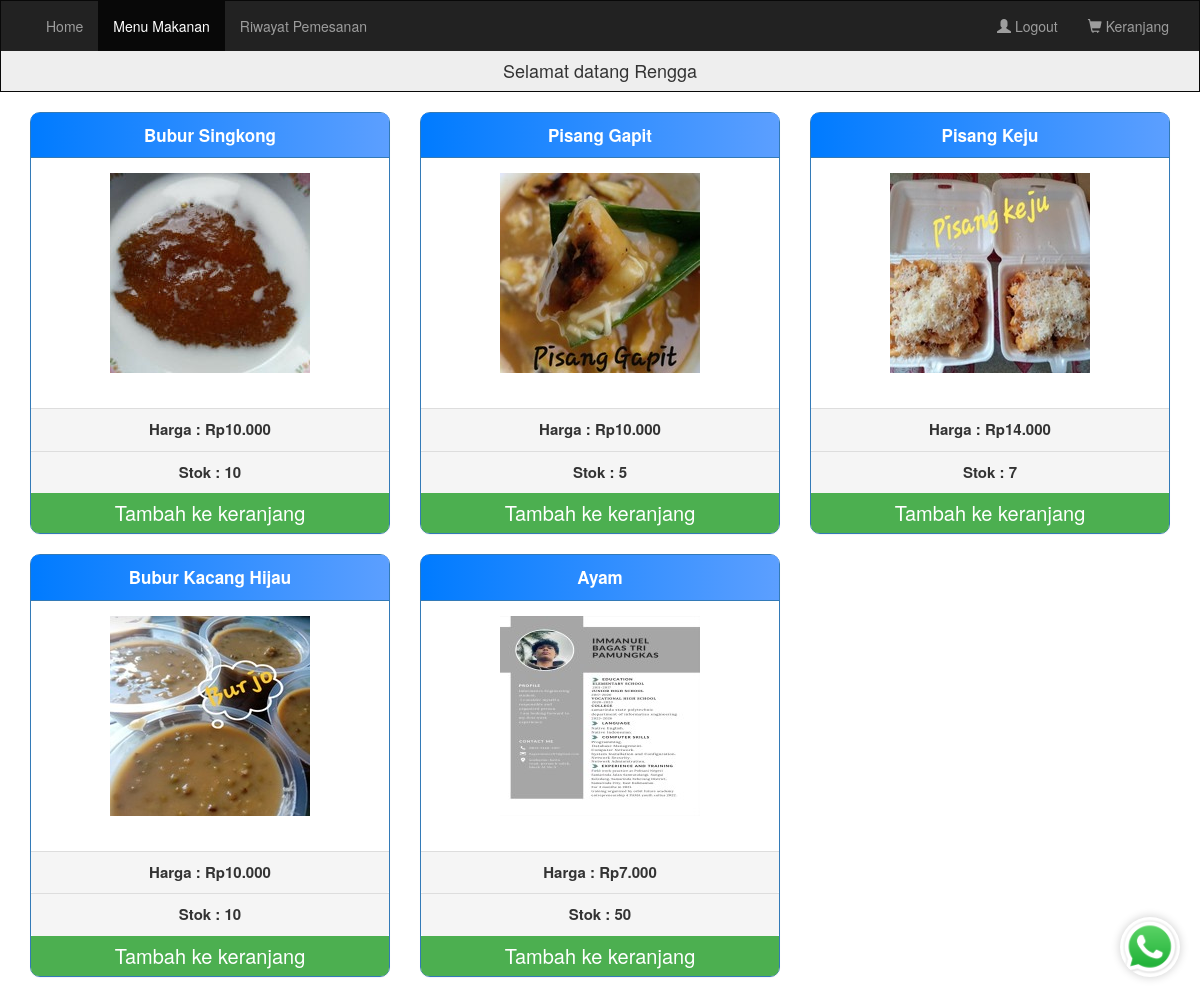
The app's page /menu.php (signed in) with its own data.
### tables this page shows
CREATE TABLE `items` (
  `item_id` int(11) NOT NULL,
  `item_name` varchar(225) NOT NULL,
  `stok` int(11) NOT NULL,
  `harga` decimal(6,3) NOT NULL,
  `item_image` varchar(100) DEFAULT NULL,
  `item_desc` text DEFAULT NULL,
  `aktif` tinyint(1) NOT NULL DEFAULT 1
);

### menu.php (the view, shortened to what this page needs)
<?php
require("koneksi/koneksi.php");
?>
<html lang="en">
<head>
  <link rel="stylesheet" href="https://maxcdn.bootstrapcdn.com/bootstrap/3.3.7/css/bootstrap.min.css">
  <link rel="stylesheet" href="css/menu.css">
</head>
<body>
  <nav class="navbar navbar-inverse" style="border-radius:0px;">
    <div class="container-fluid">
      <div class="collapse navbar-collapse" id="myNavbar">
        <ul class="nav navbar-nav">
          <li><a href="home.php">Home</a></li>
          <li class="active"><a href="menu.php">Menu Makanan</a></li>
          <li><a href="history.php">Riwayat Pemesanan</a></li>
        </ul>
        <ul class="nav navbar-nav navbar-right">
          <li><?php
              if (!isset($_SESSION['username'])) {
                echo "<a href='login.php'><span class='glyphicon glyphicon-user'></span> Login</a>";
              } else {
                echo "<a href='logout.php'><span class='glyphicon glyphicon-user'></span> Logout</a>";
              }
              ?></li>
          <li><a href="cart.php"><span class="glyphicon glyphicon-shopping-cart"></span> Keranjang</a></li>
        </ul>
      </div>
    </div>
    <?php if (isset($_SESSION['username'])) { ?>
      <div class="collapse navbar-collapse" style="text-align:center; background-color:#eeeeee; ">
        <h4>Selamat datang <?php echo $_SESSION['cust_name']; ?></h4>
      </div>
    <?php } ?>
  </nav>
  <div class="container">
    <div class="row">
      <?php
      $stmt = $conn->query('select item_id,item_name,harga,stok,item_image from items where aktif=1');
      while ($row = $stmt->fetch(PDO::FETCH_ASSOC)) {
      ?>
        <div class="col-sm-4">
          <div class="panel panel-primary" style="border-radius:10px 10px 10px 10px;">
            <div class="panel-heading" align="center" style="border-radius:7px 7px 0px 0px;"><b style="font-size:17px;"><?php echo $row['item_name']; ?></b></div>
            <div class="panel-body" align="center" style="height:250px; width:auto; "><?php echo '<img src="' . $row['item_image'] . '"  alt="Image">' ?></div>
            <div class="panel-footer" align="center"><b style="font-size:15px;">Harga : Rp<?php echo $row['harga']; ?></b></div>
            <div class="panel-footer" align="center">
              <b style="font-size:15px;">Stok : <?php echo $row['stok']; ?></b>
            </div>
            <?php if ($row['stok'] > 0) { ?>
              <?php if (isset($_SESSION['username'])) { ?>
                <a class="btn btn-tambah btn-md btn-block" href="menu.php?itm_id=<?php echo $row['item_id']; ?>">Tambah ke keranjang</a>
              <?php } else { ?>
                <a class="btn btn-tambah btn-md btn-block" href="login.php" style="pointer-events: none; cursor: default;">Login untuk tambah ke keranjang</a>
              <?php } ?>
            <?php } else { ?>
              <button class="btn btn-light btn-lg btn-block" disabled style="color: red;">Stok habis. Silakan cek kembali nanti.</button>
            <?php } ?>
          </div>
        </div>
      <?php } ?>
    </div>
    <a href="https://wa.me/+6289657172345?text=Halo%20saya%20ingin%20bertanya%20tentang%20produk%20Anda" class="whatsapp-button" target="_blank">
      <img src="Pictures/whatsapp.webp" alt="Logo WhatsApp">
    </a>
</body>
</html>

### css/menu.css (style rules this page uses)
.panel { transition: transform 0.3s ease, box-shadow 0.3s ease; }
.btn-md { font-size: 20px; }
.btn-tambah { background-color: #4caf50; color: white; border: none; border-radius: 0px 0px 8px 8px; }
.whatsapp-button { position: fixed; bottom: 20px; right: 20px; z-index: 1000; transition: transform 0.3s ease, box-shadow 0.3s ease; }
.whatsapp-button img { width: 60px; height: 60px; border-radius: 50%; box-shadow: 0 0 10px rgba(0, 0, 0, 0.2); }

### menu.php (style rules this page uses)
.panel-primary { border-color: linear-gradient(to right, #007bff, #5c9fff); }
.panel-primary>.panel-heading { background: linear-gradient(to right, #007bff, #5c9fff); border-color: linear-gradient(to right, #007bff, #5c9fff); }

### records on screen
items: item_name "Bubur Singkong", item_image (picture), harga "10.000", stok "10"
items: item_name "Pisang Gapit", item_image (picture), harga "10.000", stok "5"
items: item_name "Pisang Keju", item_image (picture), harga "14.000", stok "7"
items: item_name "Bubur Kacang Hijau", item_image (picture), harga "10.000", stok "10"
items: item_name "Ayam", item_image (picture), harga "7.000", stok "50"

### other values on screen
$_SESSION['cust_name'] "Rengga"
